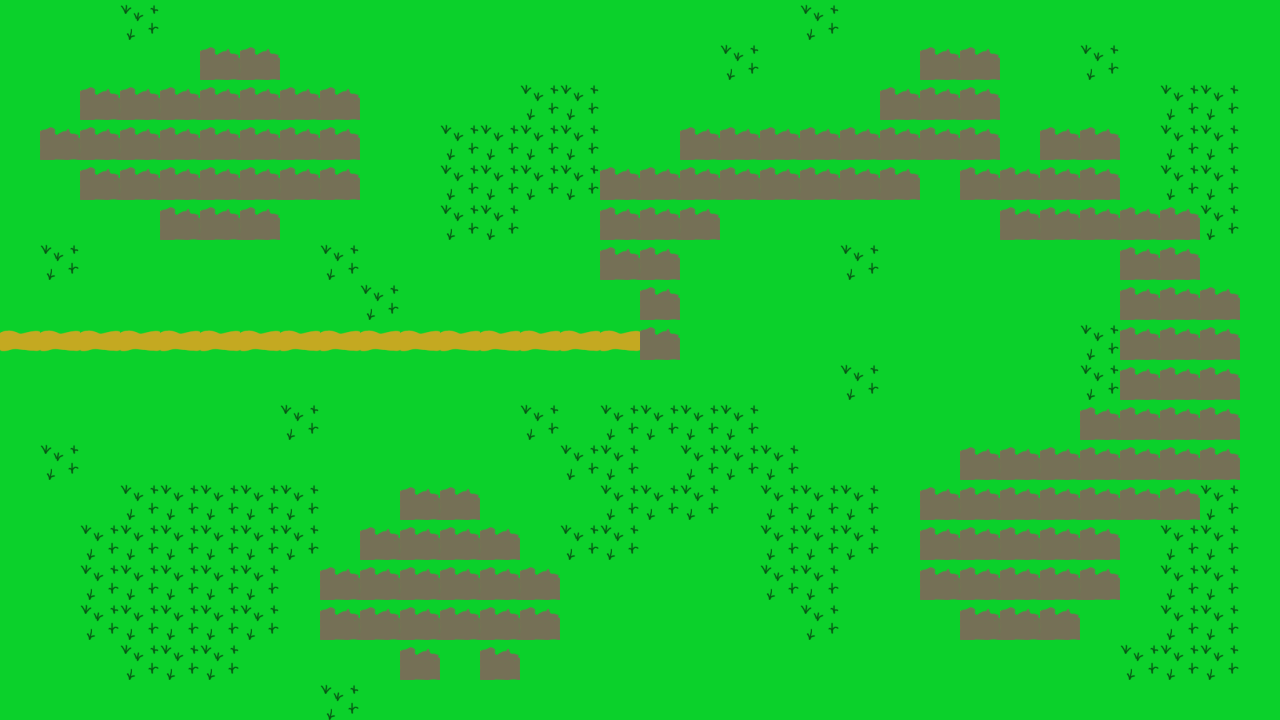

Tiled map render using the project's own tile images. Description and the whole map definition, tile-layer contents included, below:
An orthogonal 32x18 tile map with 40x40 px tiles, 1 tile layer (Tile Layer 1).

<map version="1.10" tiledversion="1.11.2" orientation="orthogonal" renderorder="right-down" width="32" height="18" tilewidth="40" tileheight="40" infinite="0" nextlayerid="2" nextobjectid="1">
 <tileset firstgid="1" name="map" tilewidth="40" tileheight="40" tilecount="100" columns="10">
  <image source="map.png" width="400" height="400" />
 </tileset>
 <layer id="1" name="Tile Layer 1" width="32" height="18">
  <data encoding="csv">
7,7,7,1,7,7,7,7,7,7,7,7,7,7,7,7,7,7,7,7,1,7,7,7,7,7,7,7,7,7,7,7,
7,7,7,7,7,5,5,7,7,7,7,7,7,7,7,7,7,7,1,7,7,7,7,5,5,7,7,1,7,7,7,7,
7,7,5,5,5,5,5,5,5,7,7,7,7,1,1,7,7,7,7,7,7,7,5,5,5,7,7,7,7,1,1,7,
7,5,5,5,5,5,5,5,5,7,7,1,1,1,1,7,7,5,5,5,5,5,5,5,5,7,5,5,7,1,1,7,
7,7,5,5,5,5,5,5,5,7,7,1,1,1,1,5,5,5,5,5,5,5,5,7,5,5,5,5,7,1,1,7,
7,7,7,7,5,5,5,7,7,7,7,1,1,7,7,5,5,5,7,7,7,7,7,7,7,5,5,5,5,5,1,7,
7,1,7,7,7,7,7,7,1,7,7,7,7,7,7,5,5,7,7,7,7,1,7,7,7,7,7,7,5,5,7,7,
7,7,7,7,7,7,7,7,7,1,7,7,7,7,7,7,5,7,7,7,7,7,7,7,7,7,7,7,5,5,5,7,
3,3,3,3,3,3,3,3,3,3,3,3,3,3,3,3,5,7,7,7,7,7,7,7,7,7,7,1,5,5,5,7,
7,7,7,7,7,7,7,7,7,7,7,7,7,7,7,7,7,7,7,7,7,1,7,7,7,7,7,1,5,5,5,7,
7,7,7,7,7,7,7,1,7,7,7,7,7,1,7,1,1,1,1,7,7,7,7,7,7,7,7,5,5,5,5,7,
7,1,7,7,7,7,7,7,7,7,7,7,7,7,1,1,7,1,1,1,7,7,7,7,5,5,5,5,5,5,5,7,
7,7,7,1,1,1,1,1,7,7,5,5,7,7,7,1,1,1,7,1,1,1,7,5,5,5,5,5,5,5,1,7,
7,7,1,1,1,1,1,1,7,5,5,5,5,7,1,1,7,7,7,1,1,1,7,5,5,5,5,5,7,1,1,7,
7,7,1,1,1,1,1,7,5,5,5,5,5,5,7,7,7,7,7,1,1,7,7,5,5,5,5,5,7,1,1,7,
7,7,1,1,1,1,1,7,5,5,5,5,5,5,7,7,7,7,7,7,1,7,7,7,5,5,5,7,7,1,1,7,
7,7,7,1,1,1,7,7,7,7,5,7,5,7,7,7,7,7,7,7,7,7,7,7,7,7,7,7,1,1,1,7,
7,7,7,7,7,7,7,7,1,7,7,7,7,7,7,7,7,7,7,7,7,7,7,7,7,7,7,7,7,7,7,7
</data>
 </layer>
</map>
